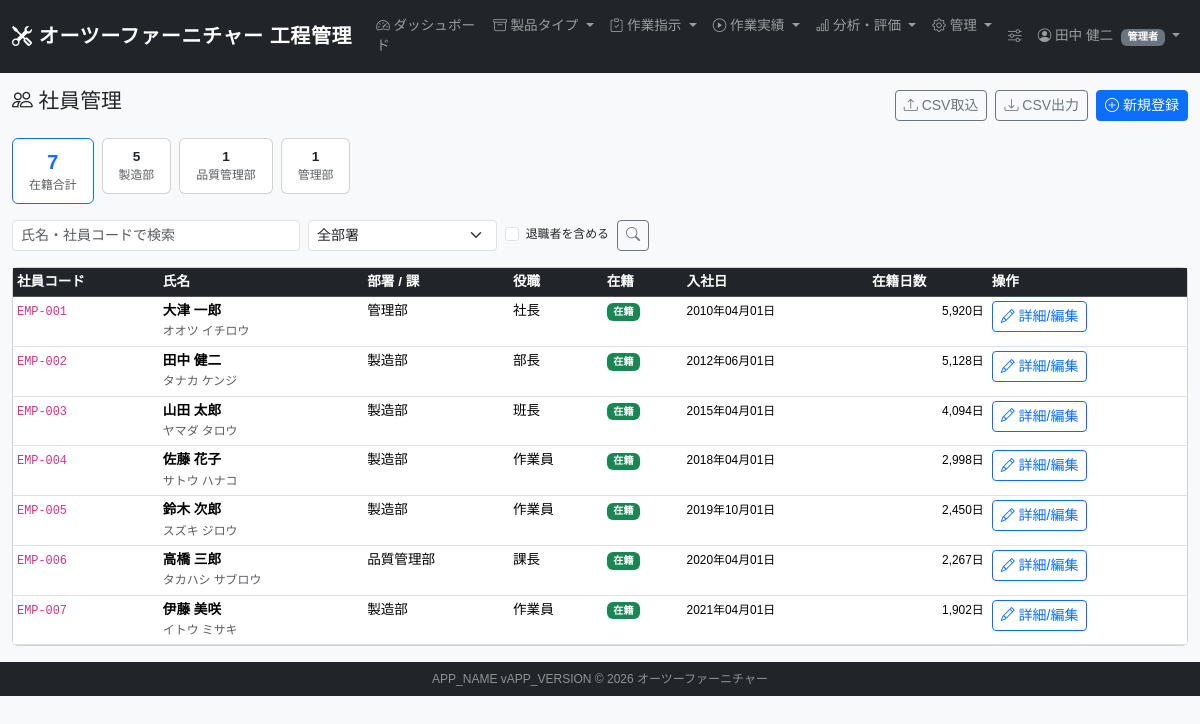
Screenshot of /employees.php (signed in) with the database file from the repository.
### tables this page shows
CREATE TABLE IF NOT EXISTS employees (
    id INT AUTO_INCREMENT PRIMARY KEY,
    employee_code VARCHAR(50) NOT NULL UNIQUE COMMENT '全アプリ共通の社員コード',
    name VARCHAR(100) NOT NULL COMMENT '社員名',
    name_kana VARCHAR(100) NULL COMMENT '社員名カナ',
    email VARCHAR(255) NULL COMMENT 'メールアドレス',
    phone VARCHAR(50) NULL COMMENT '電話番号',
    address TEXT NULL COMMENT '住所',
    joined_date DATE NULL COMMENT '入社日',
    retired_date DATE NULL COMMENT '退職日',
    employment_status ENUM('active','retired','leave') DEFAULT 'active' COMMENT '在籍状態',
    department_id INT NULL COMMENT '現在の部ID',
    section_id INT NULL COMMENT '現在の課ID',
    position_id INT NULL COMMENT '現在の役職ID',
    is_active TINYINT(1) DEFAULT 1 COMMENT '論理削除フラグ',
    created_at DATETIME DEFAULT CURRENT_TIMESTAMP,
    updated_at DATETIME DEFAULT CURRENT_TIMESTAMP ON UPDATE CURRENT_TIMESTAMP,
    CONSTRAINT fk_emp_dept FOREIGN KEY (department_id) REFERENCES departments(id),
    CONSTRAINT fk_emp_section FOREIGN KEY (section_id) REFERENCES sections(id),
    CONSTRAINT fk_emp_position FOREIGN KEY (position_id) REFERENCES positions(id)
);

CREATE TABLE IF NOT EXISTS departments (
    id INT AUTO_INCREMENT PRIMARY KEY,
    dept_code VARCHAR(50) NOT NULL UNIQUE COMMENT '部署コード',
    dept_name VARCHAR(100) NOT NULL COMMENT '部署名',
    display_order INT DEFAULT 0,
    is_active TINYINT(1) DEFAULT 1,
    created_at DATETIME DEFAULT CURRENT_TIMESTAMP
);

CREATE TABLE IF NOT EXISTS positions (
    id INT AUTO_INCREMENT PRIMARY KEY,
    position_code VARCHAR(50) NOT NULL UNIQUE COMMENT '役職コード',
    position_name VARCHAR(100) NOT NULL COMMENT '役職名',
    rank_level INT DEFAULT 0 COMMENT '役職レベル（大きいほど上位）',
    display_order INT DEFAULT 0,
    is_active TINYINT(1) DEFAULT 1,
    created_at DATETIME DEFAULT CURRENT_TIMESTAMP
);

### app/auth.php (called while the page is built, shortened)
<?php
require_once __DIR__ . '/db.php';
function getCurrentUser(): array {
    return [
        'id'          => $_SESSION['user_id']       ?? 0,
        'employee_id' => $_SESSION['employee_id']   ?? 0,
        'name'        => $_SESSION['employee_name'] ?? '',
        'login_id'    => $_SESSION['login_id']      ?? '',
        'role'        => $_SESSION['role']           ?? 'worker',
        'mfa_enabled' => $_SESSION['mfa_enabled']   ?? false,
    ];
}
function roleLabel(string $role): string {
    return match($role) {
        'president'       => '社長',
        'admin'           => '管理者',
        'factory_manager' => '工場長',
        'process_leader'  => '工程リーダー',
        'worker'          => '作業員',
        default           => $role,
    };
}

### app/permissions.php (called while the page is built, shortened)
<?php
function hasRole(string $minRole, string $userRole = ''): bool {
    if (empty($userRole)) {
        $user = getCurrentUser();
        $userRole = $user['role'];
    }
    $minLevel  = ROLE_LEVELS[$minRole]  ?? 0;
    $userLevel = ROLE_LEVELS[$userRole] ?? 0;
    return $userLevel >= $minLevel;
}
function isAdmin(): bool {
    return hasRole('admin');
}
function isLeader(): bool {
    return hasRole('process_leader');
}

### app/db.php (called while the page is built, shortened)
<?php
function getDB(): PDO {
    static $pdo = null;
    if ($pdo !== null) {
        return $pdo;
    }
    $dsn = sprintf(
        'mysql:host=%s;dbname=%s;charset=%s',
        DB_HOST, DB_NAME, DB_CHARSET
    );
    try {
        $pdo = new PDO($dsn, DB_USER, DB_PASS, [
            PDO::ATTR_ERRMODE            => PDO::ERRMODE_EXCEPTION,
            PDO::ATTR_DEFAULT_FETCH_MODE => PDO::FETCH_ASSOC,
            PDO::ATTR_EMULATE_PREPARES   => false,
        ]);
    } catch (PDOException $e) {
        error_log('[DB接続エラー] ' . $e->getMessage());
        http_response_code(503);
        die('<h1>データベース接続に失敗しました。管理者に連絡してください。</h1>');
    }
    return $pdo;
}
function dbFetchAll(string $sql, array $params = []): array {
    $stmt = getDB()->prepare($sql);
    $stmt->execute($params);
    return $stmt->fetchAll();
}
function dbFetchOne(string $sql, array $params = []): array|false {
    $stmt = getDB()->prepare($sql);
    $stmt->execute($params);
    return $stmt->fetch();
}

### app/functions.php (called while the page is built, shortened)
<?php
function h(mixed $str): string {
    return htmlspecialchars((string)($str ?? ''), ENT_QUOTES | ENT_HTML5, 'UTF-8');
}
function formatDate(?string $date, string $format = 'Y年m月d日'): string {
    return date($format, strtotime($date));
}
function getInt(string $key, int $default = 0): int {
    return isset($_GET[$key]) ? (int)$_GET[$key] : $default;
}

### public/employees.php (the view, shortened to what this page needs)
<?php
require_once __DIR__ . '/../app/db.php';
require_once __DIR__ . '/../app/auth.php';
require_once __DIR__ . '/../app/permissions.php';
require_once __DIR__ . '/../app/functions.php';
$search         = trim($_GET['q'] ?? '');
$deptFilter     = getInt('dept_id');
$showRetired    = !empty($_GET['retired']);
$departments    = dbFetchAll("SELECT * FROM departments WHERE is_active=1 ORDER BY display_order");
$sql = "SELECT e.*, d.dept_name, sec.section_name, p.position_name,
               DATEDIFF(CURDATE(), e.joined_date) AS days_since_join
        FROM employees e
        LEFT JOIN departments d   ON e.department_id = d.id
        LEFT JOIN sections    sec ON e.section_id     = sec.id
        LEFT JOIN positions   p   ON e.position_id    = p.id
        WHERE e.is_active = 1";
$params = [];
if (!$showRetired) {
    $sql .= " AND e.employment_status != 'retired'";
}
$sql .= " ORDER BY e.employment_status = 'retired', e.employee_code";
$employees = dbFetchAll($sql, $params);
$deptSummary = dbFetchAll(
    "SELECT d.dept_name, COUNT(*) AS cnt
     FROM employees e
     JOIN departments d ON e.department_id = d.id
     WHERE e.is_active = 1 AND e.employment_status = 'active'
     GROUP BY d.id, d.dept_name ORDER BY d.display_order"
);
$totalActive = (int)(dbFetchOne(
    "SELECT COUNT(*) AS cnt FROM employees WHERE is_active=1 AND employment_status='active'"
)['cnt'] ?? 0);
require __DIR__ . '/parts/header.php';
?>
<div class="row mb-3 align-items-center">
  <div class="col">
    <h2><i class="bi bi-people"></i> 社員管理</h2>
  </div>
  <div class="col-auto d-flex gap-2">
    <a href="employee_import.php" class="btn btn-outline-secondary btn-sm">
      <i class="bi bi-upload"></i> CSV取込
    </a>
    <a href="employee_export.php<?= $showRetired ? '?include_retired=1' : '' ?>"
       class="btn btn-outline-secondary btn-sm">
      <i class="bi bi-download"></i> CSV出力
    </a>
    <button class="btn btn-primary btn-sm" data-bs-toggle="modal" data-bs-target="#newEmpModal">
      <i class="bi bi-plus-circle"></i> 新規登録
    </button>
  </div>
</div>
<div class="row g-2 mb-3">
  <div class="col-auto">
    <div class="card border-primary text-center px-3 py-2">
      <div class="fw-bold fs-5 text-primary"><?= $totalActive ?></div>
      <div class="small text-muted">在籍合計</div>
    </div>
  </div>
  <?php foreach ($deptSummary as $ds): ?>
  <div class="col-auto">
    <a href="?dept_id=<?= array_column($departments,'id','dept_name')[$ds['dept_name']] ?? '' ?>"
       class="card text-center px-3 py-2 text-decoration-none text-dark <?= $deptFilter ? '' : '' ?>">
      <div class="fw-bold"><?= $ds['cnt'] ?></div>
      <div class="small text-muted"><?= h($ds['dept_name']) ?></div>
    </a>
  </div>
  <?php endforeach; ?>
</div>
<form method="get" class="row g-2 mb-3">
  <div class="col-md-3">
    <input type="text" name="q" class="form-control form-control-sm"
           placeholder="氏名・社員コードで検索" value="<?= h($search) ?>">
  </div>
  <div class="col-md-2">
    <select name="dept_id" class="form-select form-select-sm">
      <option value="">全部署</option>
    </select>
  </div>
  <div class="col-auto">
    <div class="form-check mt-1">
      <input class="form-check-input" type="checkbox" name="retired" id="showRetired" value="1"
             <?= $showRetired ? 'checked' : '' ?> onchange="this.form.submit()">
      <label class="form-check-label small" for="showRetired">退職者を含める</label>
    </div>
  </div>
  <div class="col-auto">
    <button type="submit" class="btn btn-outline-secondary btn-sm">
      <i class="bi bi-search"></i>
    </button>
  </div>
</form>
<div class="card">
  <div class="card-body p-0">
    <div class="table-responsive">
      <table class="table table-hover table-sm mb-0">
        <thead class="table-dark">
          <tr>
            <th>社員コード</th>
            <th>氏名</th>
            <th>部署 / 課</th>
            <th>役職</th>
            <th>在籍</th>
            <th>入社日</th>
            <th>在籍日数</th>
            <th>操作</th>
          </tr>
        </thead>
        <tbody>
        <?php foreach ($employees as $e): ?>
          <?php $isRetired = ($e['employment_status'] === 'retired'); ?>
          <tr class="<?= $isRetired ? 'text-muted' : '' ?>">
            <td><code><?= h($e['employee_code']) ?></code></td>
            <td>
              <strong><?= h($e['name']) ?></strong>
              <?php if ($e['name_kana']): ?>
                <br><small class="text-muted"><?= h($e['name_kana']) ?></small>
              <?php endif; ?>
            </td>
            <td>
              <?= h($e['dept_name'] ?? '―') ?>
            </td>
            <td><?= h($e['position_name'] ?? '―') ?></td>
            <td>
              <?php
              $badgeClass = match($e['employment_status']) {
                  'active'  => 'success',
                  'leave'   => 'warning',
                  'retired' => 'secondary',
                  default   => 'secondary',
              };
              $badgeLabel = match($e['employment_status']) {
                  'active'  => '在籍',
                  'leave'   => '休職',
                  'retired' => '退職',
                  default   => $e['employment_status'],
              };
              ?>
              <span class="badge bg-<?= $badgeClass ?>"><?= $badgeLabel ?></span>
            </td>
            <td><small><?= formatDate($e['joined_date']) ?></small></td>
            <td class="text-end">
              <?php if ($e['joined_date'] && !$isRetired): ?>
                <small><?= number_format((int)$e['days_since_join']) ?>日</small>
              <?php endif; ?>
            </td>
            <td>
              <a href="employee_detail.php?id=<?= $e['id'] ?>"
                 class="btn btn-sm btn-outline-primary">
                <i class="bi bi-pencil"></i> 詳細/編集
              </a>
            </td>
          </tr>
        <?php endforeach; ?>
        </tbody>
      </table>
    </div>
  </div>
</div>
<?php require __DIR__ . '/parts/footer.php'; ?>

### public/parts/header.php (shortened to what this page needs)
<?php
$user      = getCurrentUser();
?>
<!DOCTYPE html>
<html lang="ja">
<head>
<link rel="stylesheet" href="https://cdn.jsdelivr.net/npm/bootstrap@5.3.3/dist/css/bootstrap.min.css">
<link rel="stylesheet" href="https://cdn.jsdelivr.net/npm/bootstrap-icons@1.11.3/font/bootstrap-icons.css">
<link rel="stylesheet" href="<?= APP_URL ?>/assets/css/style.css">
</head>
<body>
<nav class="navbar navbar-expand-lg navbar-dark bg-dark sticky-top">
  <div class="container-fluid">
    <a class="navbar-brand fw-bold" href="<?= APP_URL ?>/dashboard.php">
      <i class="bi bi-tools"></i> オーツーファーニチャー 工程管理
    </a>
    <div class="collapse navbar-collapse" id="navMenu">
      <ul class="navbar-nav me-auto">
        <li class="nav-item">
          <a class="nav-link" href="<?= APP_URL ?>/dashboard.php"><i class="bi bi-speedometer2"></i> ダッシュボード</a>
        </li>
        <li class="nav-item dropdown">
          <a class="nav-link dropdown-toggle" href="#" data-bs-toggle="dropdown">
            <i class="bi bi-archive"></i> 製品タイプ
          </a>
        </li>
        <li class="nav-item dropdown">
          <a class="nav-link dropdown-toggle" href="#" data-bs-toggle="dropdown">
            <i class="bi bi-clipboard-check"></i> 作業指示
          </a>
        </li>
        <li class="nav-item dropdown">
          <a class="nav-link dropdown-toggle" href="#" data-bs-toggle="dropdown">
            <i class="bi bi-play-circle"></i> 作業実績
          </a>
        </li>
        <?php if (isLeader()): ?>
        <li class="nav-item dropdown">
          <a class="nav-link dropdown-toggle" href="#" data-bs-toggle="dropdown">
            <i class="bi bi-bar-chart"></i> 分析・評価
          </a>
        </li>
        <?php endif; ?>
        <?php if (isAdmin()): ?>
        <li class="nav-item dropdown">
          <a class="nav-link dropdown-toggle" href="#" data-bs-toggle="dropdown">
            <i class="bi bi-gear"></i> 管理
          </a>
        </li>
        <?php endif; ?>
      </ul>
      <ul class="navbar-nav">
        <?php if (isAdmin()): ?>
        <li class="nav-item">
          <a class="nav-link" href="<?= APP_URL ?>/admin_settings.php" title="システム設定">
            <i class="bi bi-sliders"></i>
          </a>
        </li>
        <?php endif; ?>
        <li class="nav-item dropdown">
          <a class="nav-link dropdown-toggle" href="#" data-bs-toggle="dropdown">
            <i class="bi bi-person-circle"></i> <?= h($user['name']) ?>
            <span class="badge bg-secondary ms-1"><?= h(roleLabel($user['role'])) ?></span>
          </a>
        </li>
      </ul>
    </div>
  </div>
</nav>
<div class="container-fluid py-3">

### public/assets/css/style.css (style rules this page uses)
body { font-family: 'Hiragino Kaku Gothic ProN', 'Meiryo', 'Yu Gothic', sans-serif; font-size: 0.85rem; background-color: #f8f9fa; }
h2 { font-size: 1.3rem; }
.nav-link { font-size: 0.85rem; }
.navbar-brand { letter-spacing: 0.03em; }

### rows the page displays
employees: name "田中 健二", employee_code "EMP-002", name_kana "タナカ ケンジ", department.dept_name "製造部", position.position_name "部長", employment_status "在籍", joined_date "2012年06月01日", days_since_join "5,128"
employees: employee_code "EMP-001", name "大津 一郎", name_kana "オオツ イチロウ", department.dept_name "管理部", position.position_name "社長", employment_status "在籍", joined_date "2010年04月01日", days_since_join "5,920"
employees: employee_code "EMP-003", name "山田 太郎", name_kana "ヤマダ タロウ", department.dept_name "製造部", position.position_name "班長", employment_status "在籍", joined_date "2015年04月01日", days_since_join "4,094"
employees: employee_code "EMP-004", name "佐藤 花子", name_kana "サトウ ハナコ", department.dept_name "製造部", position.position_name "作業員", employment_status "在籍", joined_date "2018年04月01日", days_since_join "2,998"
employees: employee_code "EMP-005", name "鈴木 次郎", name_kana "スズキ ジロウ", department.dept_name "製造部", position.position_name "作業員", employment_status "在籍", joined_date "2019年10月01日", days_since_join "2,450"
employees: employee_code "EMP-006", name "高橋 三郎", name_kana "タカハシ サブロウ", department.dept_name "品質管理部", position.position_name "課長", employment_status "在籍", joined_date "2020年04月01日", days_since_join "2,267"
employees: employee_code "EMP-007", name "伊藤 美咲", name_kana "イトウ ミサキ", department.dept_name "製造部", position.position_name "作業員", employment_status "在籍", joined_date "2021年04月01日", days_since_join "1,902"

### other values shown
roleLabel($user['role']) "管理者"
$totalActive "7"
$ds['cnt'] "5"
$ds['dept_name'] "製造部"
$ds['cnt'] "1"
$ds['dept_name'] "品質管理部"
$ds['dept_name'] "管理部"
APP_NAME "APP_NAME"
APP_VERSION "APP_VERSION"
